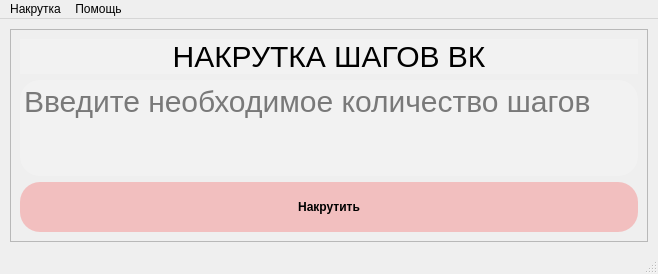
<?xml version="1.0" encoding="UTF-8"?>
<ui version="4.0">
 <class>MainWindow</class>
 <widget class="QMainWindow" name="MainWindow">
  <property name="geometry">
   <rect>
    <x>0</x>
    <y>0</y>
    <width>658</width>
    <height>274</height>
   </rect>
  </property>
  <property name="cursor">
   <cursorShape>ArrowCursor</cursorShape>
  </property>
  <property name="windowTitle">
   <string>Накрутка шагов ВК</string>
  </property>
  <widget class="QWidget" name="centralwidget">
   <layout class="QGridLayout" name="gridLayout">
    <property name="leftMargin">
     <number>10</number>
    </property>
    <property name="topMargin">
     <number>10</number>
    </property>
    <property name="rightMargin">
     <number>10</number>
    </property>
    <property name="bottomMargin">
     <number>10</number>
    </property>
    <property name="spacing">
     <number>5</number>
    </property>
    <item row="2" column="0">
     <widget class="QScrollArea" name="scrollArea">
      <property name="widgetResizable">
       <bool>true</bool>
      </property>
      <widget class="QWidget" name="scrollAreaWidgetContents">
       <property name="geometry">
        <rect>
         <x>0</x>
         <y>0</y>
         <width>615</width>
         <height>207</height>
        </rect>
       </property>
       <layout class="QGridLayout" name="gridLayout_2">
        <item row="0" column="0">
         <widget class="QLabel" name="Status">
          <property name="styleSheet">
           <string notr="true">border-radius: 20px;
background-color: rgb(255, 255, 255, 20%);
font-size: 30px;
text-align: center;
color: rgb(0, 0, 0);</string>
          </property>
          <property name="text">
           <string>НАКРУТКА ШАГОВ ВК</string>
          </property>
          <property name="alignment">
           <set>Qt::AlignCenter</set>
          </property>
         </widget>
        </item>
        <item row="2" column="0">
         <widget class="QTextEdit" name="textEdit">
          <property name="styleSheet">
           <string notr="true">border-radius: 20px;
background-color: rgb(255, 255, 255, 20%);
font-size: 30px;
text-align: center;
color: rgb(0, 0, 0);</string>
          </property>
          <property name="placeholderText">
           <string>Введите необходимое количество шагов</string>
          </property>
         </widget>
        </item>
        <item row="3" column="0">
         <widget class="QPushButton" name="Done">
          <property name="sizePolicy">
           <sizepolicy hsizetype="Minimum" vsizetype="Maximum">
            <horstretch>0</horstretch>
            <verstretch>0</verstretch>
           </sizepolicy>
          </property>
          <property name="minimumSize">
           <size>
            <width>0</width>
            <height>50</height>
           </size>
          </property>
          <property name="font">
           <font>
            <weight>75</weight>
            <bold>true</bold>
           </font>
          </property>
          <property name="cursor">
           <cursorShape>PointingHandCursor</cursorShape>
          </property>
          <property name="styleSheet">
           <string notr="true">border-radius: 20px;
background-color: rgb(255, 0, 0, 20%);</string>
          </property>
          <property name="text">
           <string>Накрутить</string>
          </property>
         </widget>
        </item>
       </layout>
      </widget>
     </widget>
    </item>
   </layout>
  </widget>
  <widget class="QMenuBar" name="menubar">
   <property name="geometry">
    <rect>
     <x>0</x>
     <y>0</y>
     <width>658</width>
     <height>26</height>
    </rect>
   </property>
   <widget class="QMenu" name="Menu">
    <property name="cursor">
     <cursorShape>PointingHandCursor</cursorShape>
    </property>
    <property name="title">
     <string>Накрутка</string>
    </property>
   </widget>
   <widget class="QMenu" name="Help">
    <property name="cursor">
     <cursorShape>PointingHandCursor</cursorShape>
    </property>
    <property name="title">
     <string>Помощь</string>
    </property>
   </widget>
   <addaction name="Menu"/>
   <addaction name="Help"/>
  </widget>
  <widget class="QStatusBar" name="statusbar"/>
 </widget>
 <resources/>
 <connections/>
</ui>
